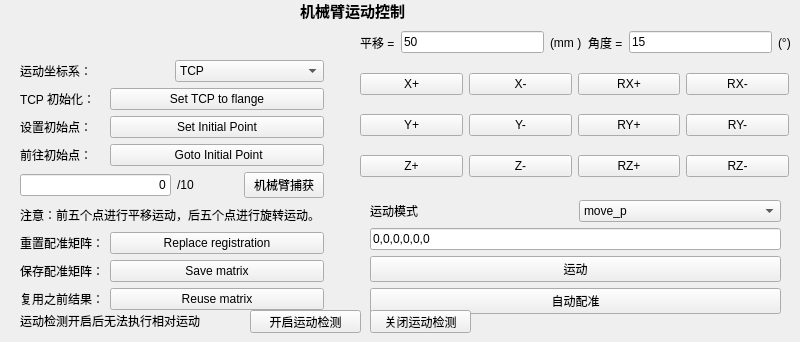
     <widget class="QWidget" name="tab_2">
      <attribute name="title">
       <string>机械臂配准</string>
      </attribute>
      <widget class="QWidget" name="layoutWidget">
       <property name="geometry">
        <rect>
         <x>360</x>
         <y>60</y>
         <width>429</width>
         <height>131</height>
        </rect>
       </property>
       <layout class="QGridLayout" name="gridLayout_14">
        <item row="3" column="4">
         <widget class="QPushButton" name="pushButton_ryp">
          <property name="text">
           <string>RY+</string>
          </property>
          <attribute name="buttonGroup">
           <string notr="true">buttonGroup</string>
          </attribute>
         </widget>
        </item>
        <item row="3" column="5">
         <widget class="QPushButton" name="pushButton_rym">
          <property name="text">
           <string>RY-</string>
          </property>
          <attribute name="buttonGroup">
           <string notr="true">buttonGroup</string>
          </attribute>
         </widget>
        </item>
        <item row="3" column="3">
         <widget class="QPushButton" name="pushButton_ym">
          <property name="text">
           <string>Y-</string>
          </property>
          <attribute name="buttonGroup">
           <string notr="true">buttonGroup</string>
          </attribute>
         </widget>
        </item>
        <item row="1" column="5">
         <widget class="QPushButton" name="pushButton_rxm">
          <property name="text">
           <string>RX-</string>
          </property>
          <attribute name="buttonGroup">
           <string notr="true">buttonGroup</string>
          </attribute>
         </widget>
        </item>
        <item row="1" column="4">
         <widget class="QPushButton" name="pushButton_rxp">
          <property name="text">
           <string>RX+</string>
          </property>
          <attribute name="buttonGroup">
           <string notr="true">buttonGroup</string>
          </attribute>
         </widget>
        </item>
        <item row="3" column="2">
         <widget class="QPushButton" name="pushButton_yp">
          <property name="text">
           <string>Y+</string>
          </property>
          <attribute name="buttonGroup">
           <string notr="true">buttonGroup</string>
          </attribute>
         </widget>
        </item>
        <item row="4" column="5">
         <widget class="QPushButton" name="pushButton_rzm">
          <property name="text">
           <string>RZ-</string>
          </property>
          <attribute name="buttonGroup">
           <string notr="true">buttonGroup</string>
          </attribute>
         </widget>
        </item>
        <item row="4" column="2">
         <widget class="QPushButton" name="pushButton_zp">
          <property name="text">
           <string>Z+</string>
          </property>
          <attribute name="buttonGroup">
           <string notr="true">buttonGroup</string>
          </attribute>
         </widget>
        </item>
        <item row="4" column="3">
         <widget class="QPushButton" name="pushButton_zm">
          <property name="text">
           <string>Z-</string>
          </property>
          <attribute name="buttonGroup">
           <string notr="true">buttonGroup</string>
          </attribute>
         </widget>
        </item>
        <item row="1" column="2">
         <widget class="QPushButton" name="pushButton_xp">
          <property name="text">
           <string>X+</string>
          </property>
          <attribute name="buttonGroup">
           <string notr="true">buttonGroup</string>
          </attribute>
         </widget>
        </item>
        <item row="4" column="4">
         <widget class="QPushButton" name="pushButton_rzp">
          <property name="text">
           <string>RZ+</string>
          </property>
          <attribute name="buttonGroup">
           <string notr="true">buttonGroup</string>
          </attribute>
         </widget>
        </item>
        <item row="1" column="3">
         <widget class="QPushButton" name="pushButton_xm">
          <property name="text">
           <string>X-</string>
          </property>
          <attribute name="buttonGroup">
           <string notr="true">buttonGroup</string>
          </attribute>
         </widget>
        </item>
       </layout>
      </widget>
      <widget class="QLabel" name="label_14">
       <property name="geometry">
        <rect>
         <x>300</x>
         <y>0</y>
         <width>131</width>
         <height>21</height>
        </rect>
       </property>
       <property name="font">
        <font>
         <pointsize>11</pointsize>
         <weight>75</weight>
         <bold>true</bold>
        </font>
       </property>
       <property name="text">
        <string>机械臂运动控制</string>
       </property>
      </widget>
      <widget class="QWidget" name="layoutWidget">
       <property name="geometry">
        <rect>
         <x>360</x>
         <y>30</y>
         <width>431</width>
         <height>25</height>
        </rect>
       </property>
       <layout class="QHBoxLayout" name="horizontalLayout_5">
        <item>
         <widget class="QLabel" name="label_16">
          <property name="layoutDirection">
           <enum>Qt::LeftToRight</enum>
          </property>
          <property name="text">
           <string>平移 =</string>
          </property>
         </widget>
        </item>
        <item>
         <widget class="QLineEdit" name="lineEdit_intuitiveValue">
          <property name="text">
           <string>50</string>
          </property>
         </widget>
        </item>
        <item>
         <widget class="QLabel" name="label_15">
          <property name="text">
           <string>(mm )</string>
          </property>
         </widget>
        </item>
        <item>
         <widget class="QLabel" name="label_36">
          <property name="layoutDirection">
           <enum>Qt::LeftToRight</enum>
          </property>
          <property name="text">
           <string>角度 =</string>
          </property>
         </widget>
        </item>
        <item>
         <widget class="QLineEdit" name="lineEdit_intuitiveValue_degree">
          <property name="text">
           <string>15</string>
          </property>
         </widget>
        </item>
        <item>
         <widget class="QLabel" name="label_34">
          <property name="text">
           <string>(°)</string>
          </property>
         </widget>
        </item>
       </layout>
      </widget>
      <widget class="QWidget" name="layoutWidget">
       <property name="geometry">
        <rect>
         <x>370</x>
         <y>200</y>
         <width>411</width>
         <height>114</height>
        </rect>
       </property>
       <layout class="QVBoxLayout" name="verticalLayout">
        <item>
         <layout class="QHBoxLayout" name="horizontalLayout_6">
          <item>
           <widget class="QLabel" name="label_5">
            <property name="text">
             <string>运动模式</string>
            </property>
           </widget>
          </item>
          <item>
           <widget class="QComboBox" name="comboBox_robotMoveType">
            <item>
             <property name="text">
              <string>move_p</string>
             </property>
            </item>
            <item>
             <property name="text">
              <string>move_j</string>
             </property>
            </item>
           </widget>
          </item>
         </layout>
        </item>
        <item>
         <widget class="QLineEdit" name="lineEdit">
          <property name="text">
           <string>0,0,0,0,0,0</string>
          </property>
         </widget>
        </item>
        <item>
         <widget class="QPushButton" name="pushButton_JiontAngleMotion">
          <property name="text">
           <string>运动</string>
          </property>
          <attribute name="buttonGroup">
           <string notr="true">buttonGroup</string>
          </attribute>
         </widget>
        </item>
        <item>
         <widget class="QPushButton" name="pushButton_AutoMoveJ">
          <property name="text">
           <string>自动配准</string>
          </property>
          <attribute name="buttonGroup">
           <string notr="true">buttonGroup</string>
          </attribute>
         </widget>
        </item>
       </layout>
      </widget>
      <widget class="QWidget" name="layoutWidget">
       <property name="geometry">
        <rect>
         <x>20</x>
         <y>60</y>
         <width>304</width>
         <height>250</height>
        </rect>
       </property>
       <layout class="QVBoxLayout" name="verticalLayout_2">
        <item>
         <layout class="QHBoxLayout" name="horizontalLayout_7">
          <item>
           <widget class="QLabel" name="label_18">
            <property name="text">
             <string>运动坐标系：</string>
            </property>
           </widget>
          </item>
          <item>
           <widget class="QComboBox" name="comboBox_robotMoveType_select">
            <item>
             <property name="text">
              <string>TCP</string>
             </property>
            </item>
            <item>
             <property name="text">
              <string>Robot base</string>
             </property>
            </item>
           </widget>
          </item>
         </layout>
        </item>
        <item>
         <layout class="QGridLayout" name="gridLayout_5">
          <item row="5" column="1" colspan="3">
           <widget class="QPushButton" name="pushButton_replaceRegistration">
            <property name="text">
             <string>Replace registration</string>
            </property>
            <attribute name="buttonGroup">
             <string notr="true">buttonGroup</string>
            </attribute>
           </widget>
          </item>
          <item row="1" column="1" colspan="3">
           <widget class="QPushButton" name="pushButton_setInitialPoint">
            <property name="text">
             <string>Set Initial Point</string>
            </property>
            <attribute name="buttonGroup">
             <string notr="true">buttonGroup</string>
            </attribute>
           </widget>
          </item>
          <item row="2" column="1" colspan="3">
           <widget class="QPushButton" name="pushButton_goToInitial">
            <property name="text">
             <string> Goto Initial Point</string>
            </property>
            <attribute name="buttonGroup">
             <string notr="true">buttonGroup</string>
            </attribute>
           </widget>
          </item>
          <item row="4" column="0" colspan="4">
           <widget class="QLabel" name="label_9">
            <property name="font">
             <font>
              <pointsize>9</pointsize>
              <weight>50</weight>
              <bold>false</bold>
             </font>
            </property>
            <property name="text">
             <string>注意：前五个点进行平移运动，后五个点进行旋转运动。</string>
            </property>
           </widget>
          </item>
          <item row="6" column="1" colspan="3">
           <widget class="QPushButton" name="pushButton_saveArmMatrix">
            <property name="text">
             <string>Save matrix</string>
            </property>
            <attribute name="buttonGroup">
             <string notr="true">buttonGroup</string>
            </attribute>
           </widget>
          </item>
          <item row="3" column="2">
           <widget class="QLabel" name="label_10">
            <property name="text">
             <string>/10</string>
            </property>
           </widget>
          </item>
          <item row="7" column="1" colspan="3">
           <widget class="QPushButton" name="pushButton_reuseArmMatrix">
            <property name="text">
             <string>Reuse matrix</string>
            </property>
            <attribute name="buttonGroup">
             <string notr="true">buttonGroup</string>
            </attribute>
           </widget>
          </item>
          <item row="0" column="1" colspan="3">
           <widget class="QPushButton" name="pushButton_setTCPToFlange">
            <property name="text">
             <string>Set TCP to flange</string>
            </property>
            <attribute name="buttonGroup">
             <string notr="true">buttonGroup</string>
            </attribute>
           </widget>
          </item>
          <item row="3" column="3">
           <widget class="QPushButton" name="pushButton_captureRobot">
            <property name="text">
             <string>机械臂捕获</string>
            </property>
            <attribute name="buttonGroup">
             <string notr="true">buttonGroup</string>
            </attribute>
           </widget>
          </item>
          <item row="3" column="0" colspan="2">
           <widget class="QLineEdit" name="lineEdit_collectedRoboPose">
            <property name="layoutDirection">
             <enum>Qt::LeftToRight</enum>
            </property>
            <property name="text">
             <string>0</string>
            </property>
            <property name="alignment">
             <set>Qt::AlignRight|Qt::AlignTrailing|Qt::AlignVCenter</set>
            </property>
           </widget>
          </item>
          <item row="5" column="0">
           <widget class="QLabel" name="label_12">
            <property name="text">
             <string>重置配准矩阵：</string>
            </property>
           </widget>
          </item>
          <item row="2" column="0">
           <widget class="QLabel" name="label_8">
            <property name="text">
             <string>前往初始点：</string>
            </property>
           </widget>
          </item>
          <item row="1" column="0">
           <widget class="QLabel" name="label_7">
            <property name="text">
             <string>设置初始点：</string>
            </property>
           </widget>
          </item>
          <item row="0" column="0">
           <widget class="QLabel" name="label_6">
            <property name="text">
             <string>TCP 初始化：</string>
            </property>
           </widget>
          </item>
          <item row="7" column="0">
           <widget class="QLabel" name="label_13">
            <property name="text">
             <string>复用之前结果：</string>
            </property>
           </widget>
          </item>
          <item row="6" column="0">
           <widget class="QLabel" name="label_11">
            <property name="text">
             <string>保存配准矩阵：</string>
            </property>
           </widget>
          </item>
         </layout>
        </item>
       </layout>
      </widget>
      <widget class="QPushButton" name="pushButton_openIsMoving">
       <property name="geometry">
        <rect>
         <x>250</x>
         <y>310</y>
         <width>111</width>
         <height>23</height>
        </rect>
       </property>
       <property name="text">
        <string>开启运动检测</string>
       </property>
      </widget>
      <widget class="QPushButton" name="pushButton_CloseIsMoving">
       <property name="geometry">
        <rect>
         <x>370</x>
         <y>310</y>
         <width>101</width>
         <height>23</height>
        </rect>
       </property>
       <property name="text">
        <string>关闭运动检测</string>
       </property>
      </widget>
      <widget class="QLabel" name="label_4">
       <property name="geometry">
        <rect>
         <x>20</x>
         <y>310</y>
         <width>251</width>
         <height>21</height>
        </rect>
       </property>
       <property name="text">
        <string>运动检测开启后无法执行相对运动</string>
       </property>
      </widget>
     </widget>
